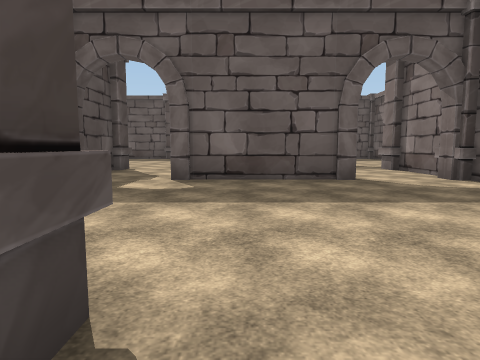
[1] (above)

18 first-person views from a walk through a Unity game level. The camera is 1.4 m above the floor, tilts 6° down and sees 75° across. The floor is counted in squares, 2 m on a side. Each view is taken from the middle of a square. On the plan, view 1 faces up. The plan holds only what a view shows up to about 10 squares ahead; the rest is blank. The place goes on beyond the plan. Some trees and plants on the terrain are drawn as simple stand-ins. The player character is not drawn. Some animated figures are not drawn. Door leaves are left out, so doorways stand open. Some surface patterns are stand-ins.

[2]
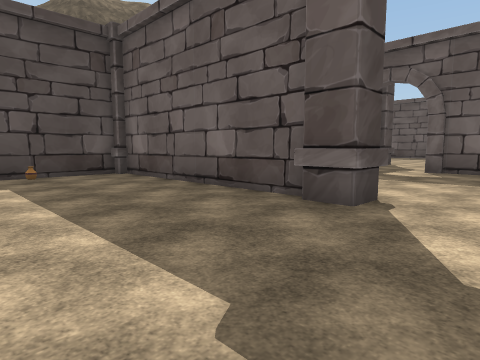

[3]
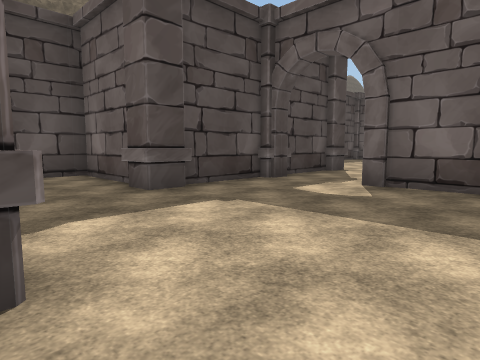

[4]
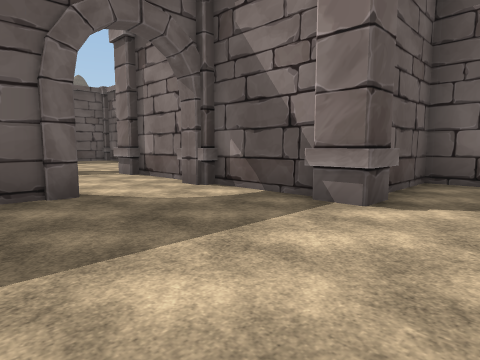

[5]
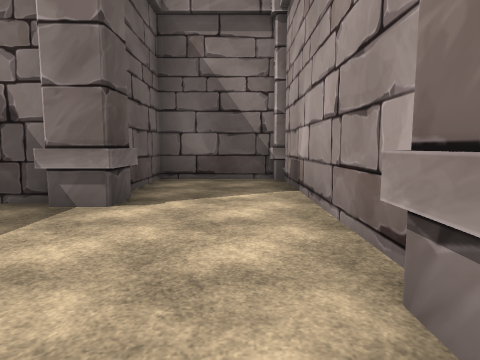

[6]
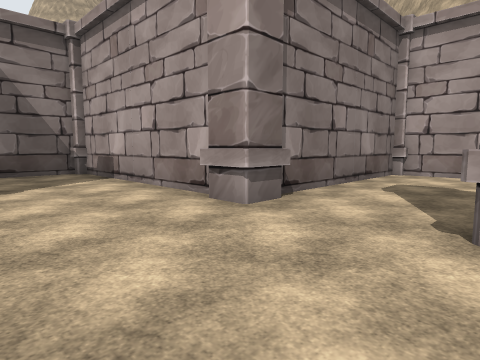

[7]
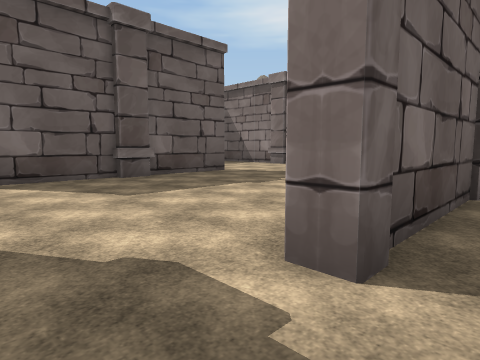

[8]
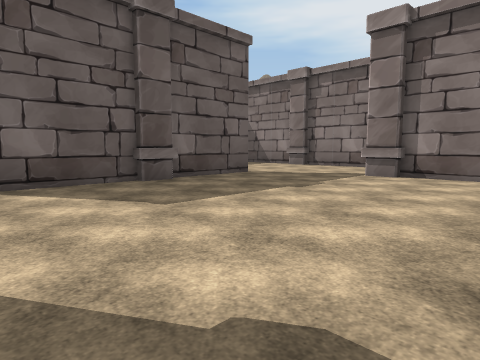

[9]
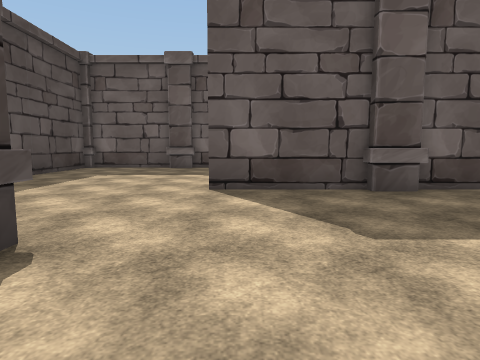

[10]
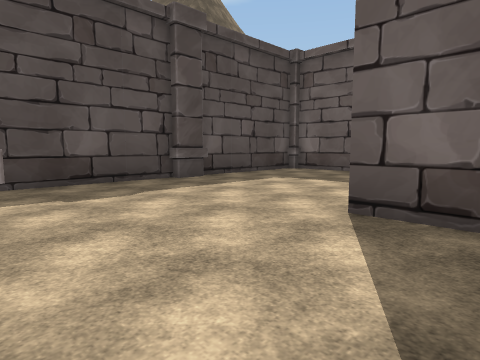

[11]
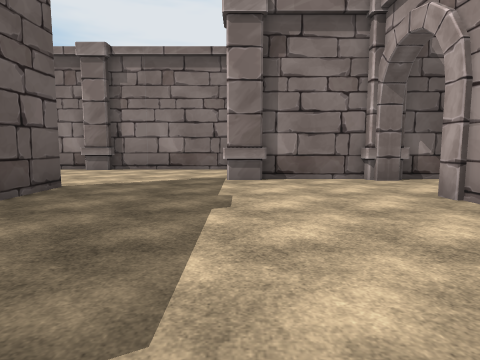

[12]
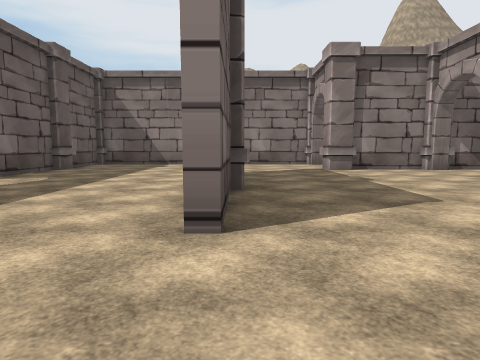

[13]
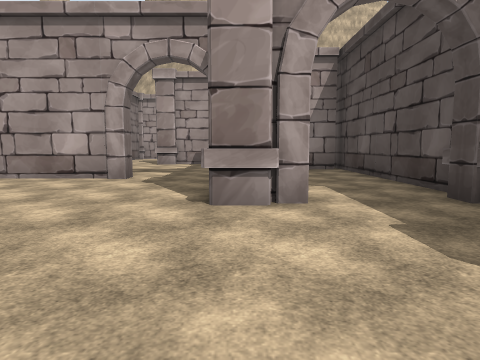

[14]
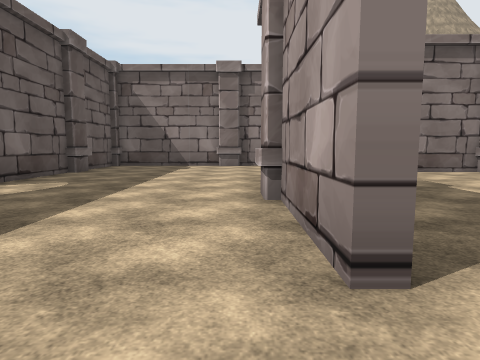

[15]
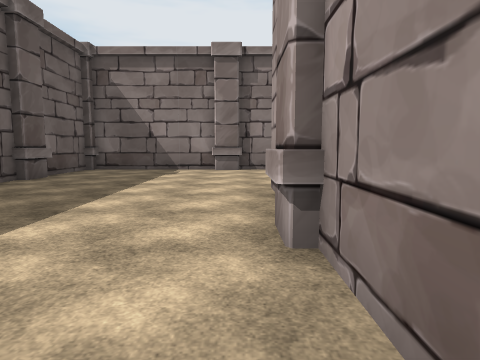

[16]
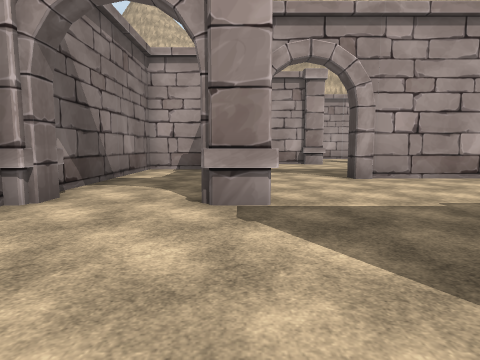

[17]
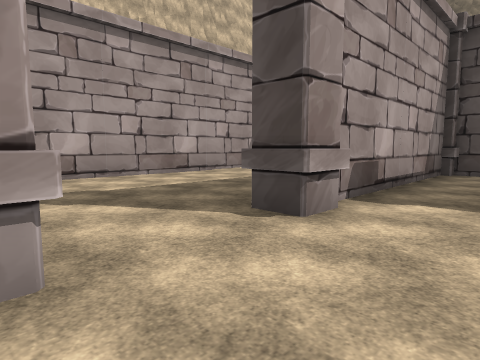

[18]
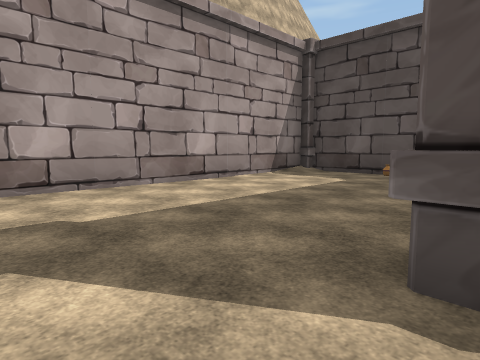

### Floor plan
Points are (right, up) in squares from view 1. A wall is a line through its corners. A room is listed if a view was taken in it or the views show most of it. See-through windows are left out.
Room 1 (views 1, 2, 3, 18)
walls: (-1.4, 0.8) (-7.2, 0.8) (-7.2, -4.4) (1.8, -4.4) (1.8, 0.4); (-0.6, 1.3) (-0.6, 0.5) (-1.5, 0.5); (-6.9, -4) (-6.9, -4.5); (1.6, 0.4) (1.6, 1.3)
ways out: opening at (0.5, 1) to room 2
objects: other object (-6, -2)
Room 2 (views 4, 5, 6, 7, 8, 17)
walls: (-1.5, 1.3) (-0.6, 1.3); (1.6, 1.3) (2.5, 1.3); (-3.6, 4.4) (-3.6, 3.5) (-4.5, 3.5); (2.5, 1) (7.8, 1) (7.8, 3.7) (5.9, 3.7); (2.5, 7) (2.5, 6.8) (-1.5, 6.8) (-1.5, 7); (-3.8, 6.6) (-3.8, 4.4); (-4.8, 3.7) (-7, 3.7); (4.9, 4.4) (4.9, 6.6); (-3.6, 7.4) (-3.6, 6.5); (4.6, 6.4) (4.6, 7.4); (5.5, 3.5) (4.6, 3.5) (4.6, 4.4); (-7.2, 4) (-7.2, 1) (-1.8, 1)
ways out: opening at (0.5, 1) to room 1; opening at (-2.5, 7) to room 3; opening at (3.5, 7) to room 3
Room 3 (views 9, 10, 11)
walls: (1, 12.9) (0, 12.9); (0.1, 13.2) (-2.6, 13.2); (-1.5, 7) (2.5, 7); (-3.6, 10.3) (-3.6, 9.4); (-3.8, 9.6) (-3.8, 7.5); (4.6, 9.4) (4.6, 10.3); (3.5, 13.2) (0.9, 13.2); (4.9, 7.2) (4.9, 9.6)
ways out: opening at (-2.5, 7) to room 2; opening at (3.5, 7) to room 2; opening at (-3, 12) to room 4; opening at (3.5, 11.5) to room 4
Room 4 (views 12, 13, 14, 15, 16)
walls: (0, 13.7) (1, 13.7); (-2.6, 13.5) (0.1, 13.5); (2.8, 13.5) (3.5, 13.5); (4.6, 10.3) (5.5, 10.3); (-4.9, 10.3) (-3.6, 10.3); (-6.9, 14.9) (-6.9, 13.9); (-7.2, 14.1) (-7.2, 10.8); (7.5, 13.9) (7.5, 14.9); (7.8, 14.8) (7.8, 18.5); (-6.9, 10.2) (-6.9, 9.4); (-7.2, 18.1) (-7.2, 14.9); (-7.2, 9.2) (-7.2, 4); (7.8, 10.2) (7.8, 14.1); (7.5, 9.4) (7.5, 10.4); (6.1, 4.1) (7.8, 4.1) (7.8, 9.1); (-7.1, 4.1) (-6.1, 4.1)
ways out: opening at (-3, 12) to room 3; opening at (3.5, 11.5) to room 3

Where each view was taken, in squares from view 1:
view 1: 0 up, 0 right, facing up
view 2: 3 down, 1 right, facing up-left
view 3: 1 up, 1 right, facing up-left
view 4: 2 up, 1 right, facing up-right
view 5: 2 up, 1 right, facing right
view 6: 4 up, 1 left, facing down-right
view 7: 6 up, 3 left, facing up-right
view 8: 7 up, 3 left, facing up-right
view 9: 8 up, 2 left, facing up
view 10: 10 up, 1 left, facing up-left
view 11: 10 up, 2 left, facing right
view 12: 13 up, 5 left, facing right
view 13: 14 up, 4 left, facing down
view 14: 14 up, 4 left, facing right
view 15: 14 up, 2 left, facing right
view 16: 14 up, 5 right, facing down
view 17: 3 up, 2 right, facing down-left
view 18: 1 up, 1 right, facing down-left
